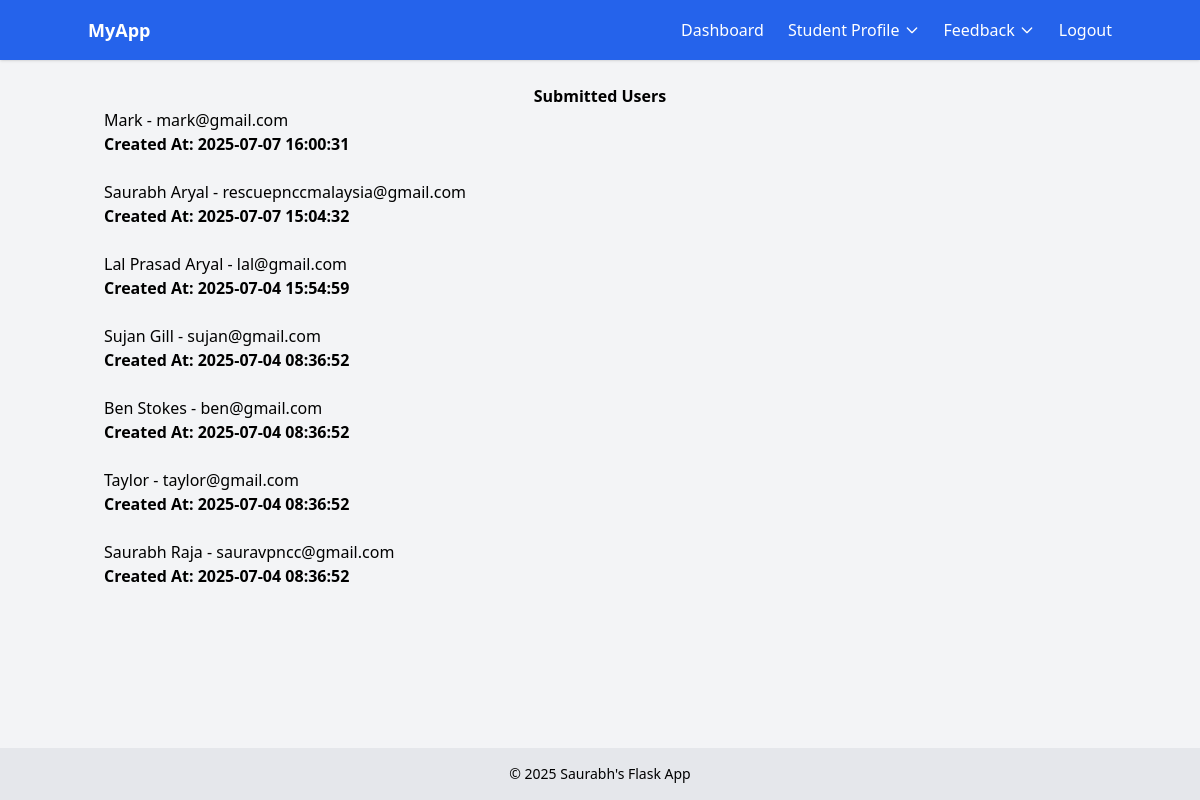
Screenshot of /submissions with the database file from the repository.
### tables this page shows
CREATE TABLE submissions (
               id INTEGER PRIMARY KEY AUTOINCREMENT,
               name TEXT NOT NULL, 
               email TEXT NOT NULL
               , created_at TEXT);

### app.py (the view)
@app.route('/submissions')
def show_submissions():
    conn = sqlite3.connect('submissions.db')
    cursor = conn.cursor()
    cursor.execute('SELECT name, email, created_at FROM submissions ORDER BY id DESC')
    rows = cursor.fetchall()
    conn.close()
    submissions = [{'name': row[0], 'email': row[1], 'created_at': row[2]} for row in rows]
    return render_template('submissions.html', submissions=submissions)

### templates/submissions.html (shortened to what this page needs)
{% extends 'base_login.html' %}
{% block content %}
    <h5 class="text-center"> <b>Submitted Users</b></h5>
    {% if submissions %}
        <ul>
            {% for user in submissions %}
                <li>{{ user.name }} - {{ user.email }} <br><strong>Created At: {{ user.created_at }}</strong></li><br>
            {% endfor %}
        </ul>
    {% else %}
        <p>No submissions yet. </p>
    {% endif %}
{% endblock %}

### templates/base_login.html (shortened to what this page needs)
<!DOCTYPE html>
<html lang="en">
<head>
    <script src="https://cdn.tailwindcss.com"></script>
</head>
<body class="bg-gray-100 min-h-screen flex flex-col">
    <nav class="bg-blue-600 text-white p-4 shadow">
        <div class="container mx-auto flex justify-between items-center">
            <a href="/" class="font-bold text-lg">MyApp</a>
            <div class="flex space-x-6 items-center">
                <a href="/dashboard" class="hover:underline">Dashboard</a>
                <div class="relative group inline-block">
                    <button class="hover:underline focus:outline-none flex items-center gap-1" type="button">
                        Student Profile
                        <svg class="w-4 h-4 inline-block" fill="none" stroke="currentColor" stroke-width="2"
                            viewBox="0 0 24 24" xmlns="http://www.w3.org/2000/svg">
                            <path stroke-linecap="round" stroke-linejoin="round" d="M19 9l-7 7-7-7"></path>
                        </svg>
                    </button>
                </div>
                <div class="relative group inline-block">
                    <button class="hover:underline focus:outline-none flex items-center gap-1" type="button">
                        Feedback
                        <svg class="w-4 h-4 inline-block" fill="none" stroke="currentColor" stroke-width="2"
                            viewBox="0 0 24 24" xmlns="http://www.w3.org/2000/svg">
                            <path stroke-linecap="round" stroke-linejoin="round" d="M19 9l-7 7-7-7"></path>
                        </svg>
                    </button>
                </div>
                <a href="/logout" class="hover:underline">Logout</a>
            </div>
        </div>
    </nav>
    <main class="flex-grow container mx-auto px-4 py-6">
        {% block content %}{% endblock %}
    </main>
    <footer class="bg-gray-200 text-center p-4 text-sm">
        &copy; 2025 Saurabh's Flask App
    </footer>
</body>
</html>

### rows the page displays
submissions: name "Mark", email "mark@gmail.com", created_at "2025-07-07 16:00:31"
submissions: name "Saurabh Aryal", email "rescuepnccmalaysia@gmail.com", created_at "2025-07-07 15:04:32"
submissions: name "Lal Prasad Aryal", email "lal@gmail.com", created_at "2025-07-04 15:54:59"
submissions: name "Sujan Gill", email "sujan@gmail.com", created_at "2025-07-04 08:36:52"
submissions: name "Ben Stokes", email "ben@gmail.com", created_at "2025-07-04 08:36:52"
submissions: name "Taylor", email "taylor@gmail.com", created_at "2025-07-04 08:36:52"
submissions: name "Saurabh Raja", email "sauravpncc@gmail.com", created_at "2025-07-04 08:36:52"
